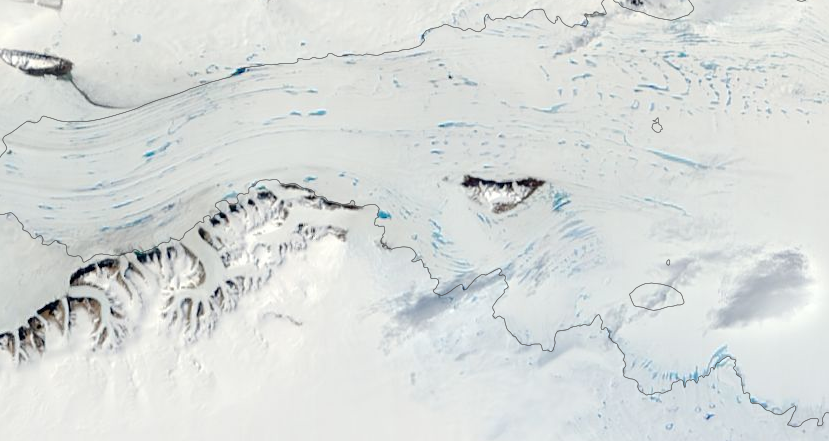
#> input picture nasa-worldview_2017_01_13_1493062018.tif, 829 x 441 px
$ jupyter execute --allow-errors project_final.ipynb   (shell and % lines are left out)
#> lines starting #> are read from the running program, lines starting #| are printed output that depends on the picture
# A Climatological Analysis of the Surface Drainage of the Amery Ice Shelf, East Antarctica

## Between summer air temperature amd summer cloud cover, which is a larger control on the size of surface meltwater lakes?

#### Julian Spergel
#### Research Computing in Earth Sciences

[cell 1]
from dask.diagnostics import ProgressBar
import numpy as np
import datetime
from datetime import date
import xarray as xr
import dask.array as da
import pandas as pd
import cartopy.crs as ccrs
import cartopy.feature
from matplotlib import pyplot as plt
from PIL import Image

[cell 2]
fig = plt.figure(figsize=(12,10))
ax1 = fig.add_axes([0, 0, 0.9, 2])
ax2 = fig.add_axes([0, 0, 0.2, 1.6])
lakepicture = plt.imread('nasa-worldview_2017_01_13_1493062018.tif')
#> lakepicture is the input picture: shape (441, 829, 3); mean R, G, B 215.1, 219.5, 217.8
antarcticamap = plt.imread('simple_antarctica_wamery.jpg')
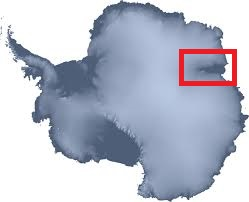
#> input picture simple_antarctica_wamery.jpg, 249 x 202 px
#> antarcticamap is the input picture: shape (202, 249, 3); mean R, G, B 186, 190.8, 205.2
ax1.imshow(lakepicture)
ax1.set_xticklabels(labels=[],fontdict={'color':'w'})
ax1.set_yticklabels(labels=[],fontdict={'color':'w'})
ax2.set_xticklabels(labels=[],fontdict={'color':'w'})
ax2.set_yticklabels(labels=[],fontdict={'color':'w'})
ax2.imshow(antarcticamap)
fig.suptitle('Melt Lakes on the Amery Ice Shelf, East Antarctica, Jan 13, 2017', x=0.5,y=0.7)
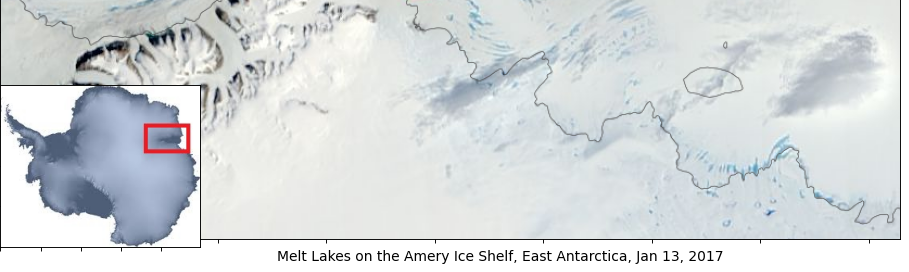
#> figure drawn by matplotlib, 2 panels

## Amery Ice Shelf Meltwater Lakes

#### There are two datasets in which I tabulate observed meltwater lakes on the Amery 1973-2017. In the first, I record the area of a single, large lake at its peak size at the end of the austral summer. For the purposes of my research, I've nicknamed this lake "Big Lake". Using a single lake as a proxy, I can record melt conditions in years with very few cloud-free images. However, not every summer with melt fills the "Big Lake" basin.

[cell 3]
import xarray as xr
import pandas as pd
from matplotlib import pyplot as plt

#### Figure 1. Big Lake surface area vs. year

[cell 4]
years= [1973,1987,1988,1989,1991,2003,2004,2005,2007,2012,2013,2014,2016]
biglakegeometry =pd.DataFrame(data={'years':[1973,1987,1988,1989,1991,2003,2004,2005,2007,2012,2013,2014,2016],
                              'BLarea': [50485500,148802000,3467700,129943000,262175616,67428000,110199000,171816000
                                         ,3839400,6787554,19089900,66546000,71992800]},index=years)
figure, ax = plt.subplots( figsize=(10,5))
biglakegeometry.BLarea.plot.bar(ax=ax)
ax.set_xlabel('Season')
ax.set_ylabel('Surface Area (m$^2$)')
figure.tight_layout()
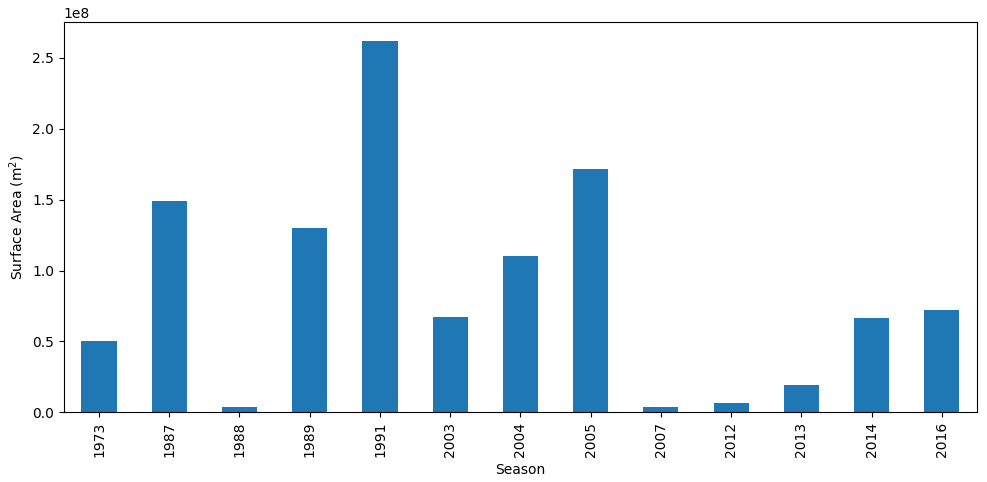
#> figure drawn by matplotlib, 1 panel; tallest bar 262175616 high, from x = 3.75 to 4.25

[cell 5]
BLarea = pd.DataFrame(data= biglakegeometry.BLarea, index=biglakegeometry.years)

### Amery Lake Mask Shapefiles

#### Second, I've collected the shapefiles of all the lakes on the Amery Ice Shelf detected using a simple band-threshold lake detection algorithm. This data is a more accurate assessment of the extent of meltwater lake formation in each year. However, because of the rarity of cloud-free imagery and the gaps in Landsat 7 imagery caused by a broken Scan-Line Corrector, many of the lake-shapes collected are incomplete. For this reason, surface area, lake size, etc cannot be accurately extrapolated from these shapefiles.

[cell 6]
import shapefile
import os

[cell 7]
#Extracting list of shapefiles
shapefile_list = os.listdir()
shapefile_list_shp = []
for indx in np.arange(0, len(shapefile_list)):
    extension = shapefile_list[indx][-4:]
    if extension=='.shp':
        shapefile_list_shp.append(shapefile_list[indx][:-4])

[cell 8]
year_list = [2005,2004,2017,2010,2006,2014,2003,2016,2015,1989,2011]
year_list = year_list - np.ones_like(year_list)
year_list

[cell 9]
def PolygonArea(corners):
    n = len(corners)
    area = 0.0
    for i in range(n):
        j = (i + 1) % n
        area += corners[i][0] * corners[j][1]
        area -= corners[j][0] * corners[i][1]
    area = abs(area) / 2.0
    return area

#Define a function to take the distance between 2 points on a sphere with lat/lon coordinates
def haversine(coord1: object, coord2: object):
    import math

    lon1, lat1 = coord1
    lon2, lat2 = coord2

    R = 6371000  # radius of Earth in meters
    phi_1 = math.radians(lat1)
    phi_2 = math.radians(lat2)

    delta_phi = math.radians(lat2 - lat1)
    delta_lambda = math.radians(lon2 - lon1)

    a = math.sin(delta_phi / 2.0) ** 2 + math.cos(phi_1) * math.cos(phi_2) * math.sin(delta_lambda / 2.0) ** 2

    c = 2 * math.atan2(math.sqrt(a), math.sqrt(1 - a))

    meters = R * c  # output distance in meters
    km = meters / 1000.0  # output distance in kilometers

    meters = round(meters, 3)
    km = round(km, 3)
    return km


count = 0
area_sum = {}
areal_extent = {}
centroids_x = {}
centroids_y = {}
for shapefiles in shapefile_list_shp:
    a_shapefile = shapefile.Reader(shapefiles)
    a_shapefiles_shp = a_shapefile.shapes()
    polygon_area={}
    extent_ul = {}
    extent_lr = {}
    centroid_x = {}
    centroid_y = {}
    for indx in np.arange(0,len(a_shapefile)):
        polygon_area[indx] = PolygonArea(a_shapefiles_shp[indx].points)*111.69*111.66 #km/deg lat * km/deg lon near 80S
        extent_ul[indx] = [a_shapefiles_shp[indx].bbox[0],a_shapefiles_shp[indx].bbox[1]]
        extent_lr[indx] = [a_shapefiles_shp[indx].bbox[2],a_shapefiles_shp[indx].bbox[3]]
        centroid_x[indx] =(a_shapefiles_shp[indx].bbox[0]+a_shapefiles_shp[indx].bbox[2])/2
        centroid_y[indx] = (a_shapefiles_shp[indx].bbox[1]+a_shapefiles_shp[indx].bbox[3])/2

    year = year_list[count]
    area_sum[year] = sum(polygon_area.values())
    areal_extent[year] = haversine(min(extent_ul.values()),max(extent_lr.values())) #Distance between southwestmost and northeastmost lakes
    centroids_x[year] = list(centroid_x.values())
    centroids_y[year] = list(centroid_y.values())
    count=count+1
